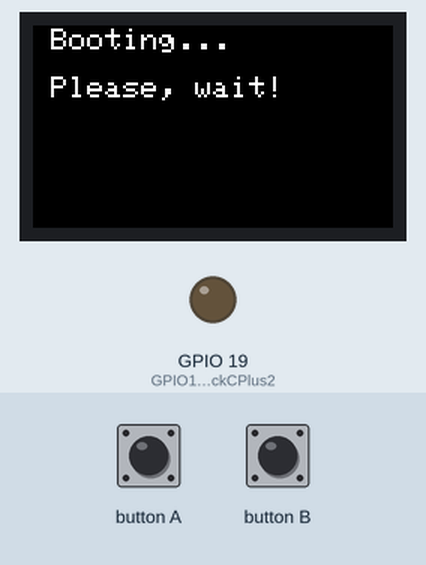
A sketch run on a simulated ESP32. Shown: 240×135 colour display, output pins drawn as LEDs (lit = HIGH). Inputs (shaded band) come from the test bench. WiFi joins after 1.5 s; servers stay silent unless stated; storage starts empty; what the sketch prints to the serial monitor is not drawn.

Above: at 1.3 s.
7.1 s: button B pressed for 1 s
At 7.33 s:
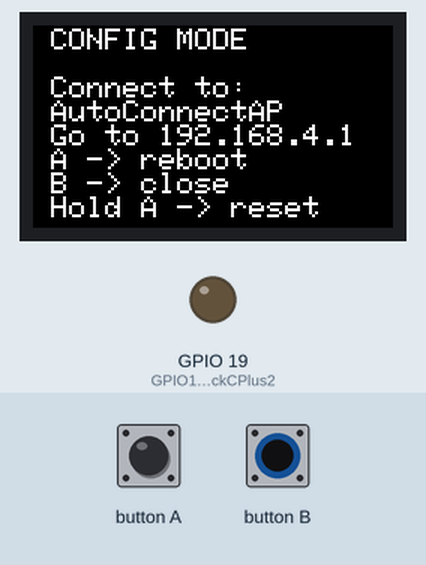
9.6 s: button B pressed for 0.15 s
11.2 s: button B pressed for 3.2 s
At 14.9 s:
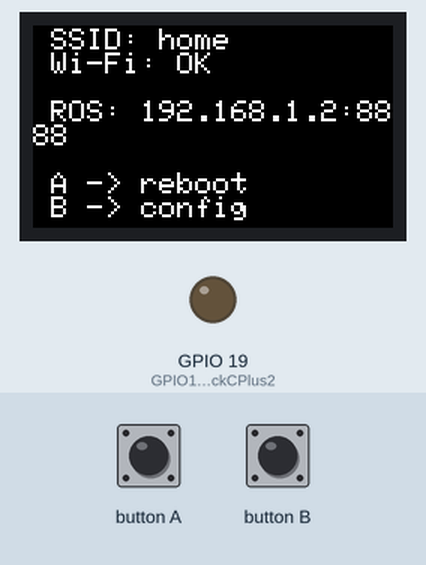
15.9 s: button B set LOW
At 16.13 s:
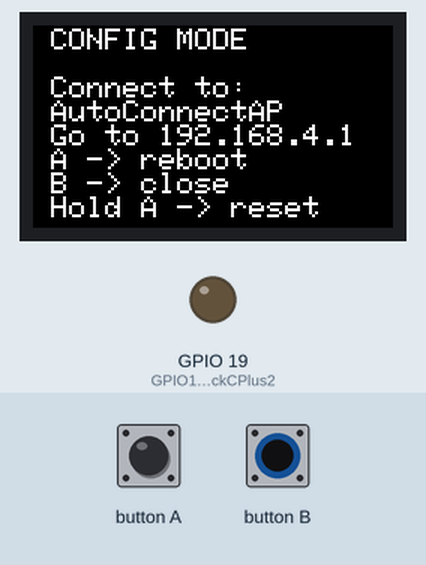

Measured:
- after the input at 7.1 s, the display: changes after 0.07 s (image 1)
- after the input at 11.2 s, the display: changes after 0.06 s (image 2)
- after the input at 15.9 s, the display: changes after 0.07 s (image 3)
- what the display in image 0 shows lasts 3.1 s, from 1.2 s to 4.3 s

The sketch:

WiFiManagerWorkingWithM5.ino
```cpp
#include <SPIFFS.h>
#include <ArduinoJson.h>
#include <WiFiManager.h>
#include <M5StickCPlus2.h>

char ros_host[64] = "192.168.1.2";
char ros_port[16] = "8888";
WiFiManager wifiManager;
WiFiManagerParameter ros_host_parameter("ros_host", "ROS Host", ros_host, 40);
WiFiManagerParameter ros_port_parameter("ros_port", "ROS Port", ros_port, 6);
#define CONFIG_FILE "/config.json"
int WIFI_STATUS = -1;
bool portalRunning = false;

void resetSettings() {
  StickCP2.Speaker.tone(8000, 1000);
  wifiManager.resetSettings();
  delay(3000);
  ESP.restart();
  delay(5000);
}

void saveParamsCallback() {
  StaticJsonDocument<512> doc;
  doc["ros_host"] = ros_host_parameter.getValue();
  doc["ros_port"] = ros_port_parameter.getValue();
  File file = SPIFFS.open(CONFIG_FILE, "w");
  serializeJson(doc, file);
  file.close();
}

void setup() {
  // put your setup code here, to run once:
  WiFi.mode(WIFI_STA);
  auto cfg = M5.config();
  StickCP2.begin(cfg);
  Serial.begin(115200);
  if (StickCP2.BtnA.isPressed()) {
    resetSettings();
  }
  delay(1000);
  pinMode(19, OUTPUT);  //GPIO19 for M5StickCPlus2 the builtin LED
  StickCP2.Display.setRotation(3);
  StickCP2.Display.fillScreen(BLACK);
  StickCP2.Display.setTextColor(WHITE, BLACK);
  StickCP2.Display.setCursor(0, 2);
  StickCP2.Display.setTextSize(2);
  StickCP2.Display.printf(" Booting...\n\n Please, wait!");

  SPIFFS.begin(true);
  File file = SPIFFS.open(CONFIG_FILE, "r");
  if (file) {
    StaticJsonDocument<512> doc;
    DeserializationError error = deserializeJson(doc, file);
    file.close();
    if (!error) {
      strcpy(ros_host, doc["ros_host"]);
      strcpy(ros_port, doc["ros_port"]);
      ros_host_parameter.setValue(ros_host, 40);
      ros_port_parameter.setValue(ros_port, 6);
    }
  }
  wifiManager.addParameter(&ros_host_parameter);
  wifiManager.addParameter(&ros_port_parameter);
  wifiManager.setConfigPortalBlocking(false);
  wifiManager.setSaveParamsCallback(saveParamsCallback);
  delay(3000);
  StickCP2.Display.fillScreen(BLACK);
  StickCP2.Display.setCursor(0, 2);
  StickCP2.Display.setTextSize(2);
  StickCP2.Display.printf(" Connecting to\n   Wi-Fi...\n\n Please, wait!");
  if (wifiManager.autoConnect()) {
    Serial.printf("ROS: %s:%s\n", ros_host, ros_port);
    StickCP2.Display.fillScreen(BLACK);
    StickCP2.Display.setCursor(0, 2);
    StickCP2.Display.setTextSize(2);
    StickCP2.Display.printf(" Connecting to\n   micro-ROS...\n\n Please, wait!");
  } else {
    wifiManager.stopConfigPortal();
  }
  StickCP2.Display.fillScreen(BLACK);
  screen_idle();
}

void screen_idle() {
  StickCP2.Display.setCursor(0, 2);
  StickCP2.Display.setTextSize(2);
  StickCP2.Display.printf(" SSID: %s \n Wi-Fi: %s\n\n ROS: %s:%d\n\n A -> reboot\n B -> config", WiFi.SSID().c_str(), WiFi.status() == WL_CONNECTED ? "OK" : "--", ros_host, atol(ros_port));
}

void screen_config() {
  StickCP2.Display.setCursor(0, 2);
  StickCP2.Display.setTextSize(2);
  StickCP2.Display.printf(" CONFIG MODE\n\n Connect to:\n %s\n Go to %s\n A -> reboot\n B -> close\n Hold A -> reset", wifiManager.getConfigPortalSSID().c_str(), WiFi.softAPIP().toString().c_str());
}

void loop() {
  if (portalRunning) {
    wifiManager.process();
  }

  StickCP2.update();
  if (portalRunning) {
    if (StickCP2.BtnA.wasHold()) {
      resetSettings();
    } else if (StickCP2.BtnA.isPressed()) {
      ESP.restart();
    } else if (StickCP2.BtnB.isPressed()) {
      wifiManager.stopConfigPortal();
      portalRunning = false;
      StickCP2.Display.fillScreen(BLACK);
      screen_idle();
      return;
    }
  }
  if (!portalRunning) {
    if (StickCP2.BtnA.isPressed()) {
      ESP.restart();
    } else if (StickCP2.BtnB.isPressed()) {
      wifiManager.startConfigPortal();
      portalRunning = true;
      StickCP2.Display.fillScreen(BLACK);
      screen_config();
      return;
    }
    if (WiFi.status() != WIFI_STATUS) {
      WIFI_STATUS = WiFi.status();
      screen_idle();
    }
  }
}
```
